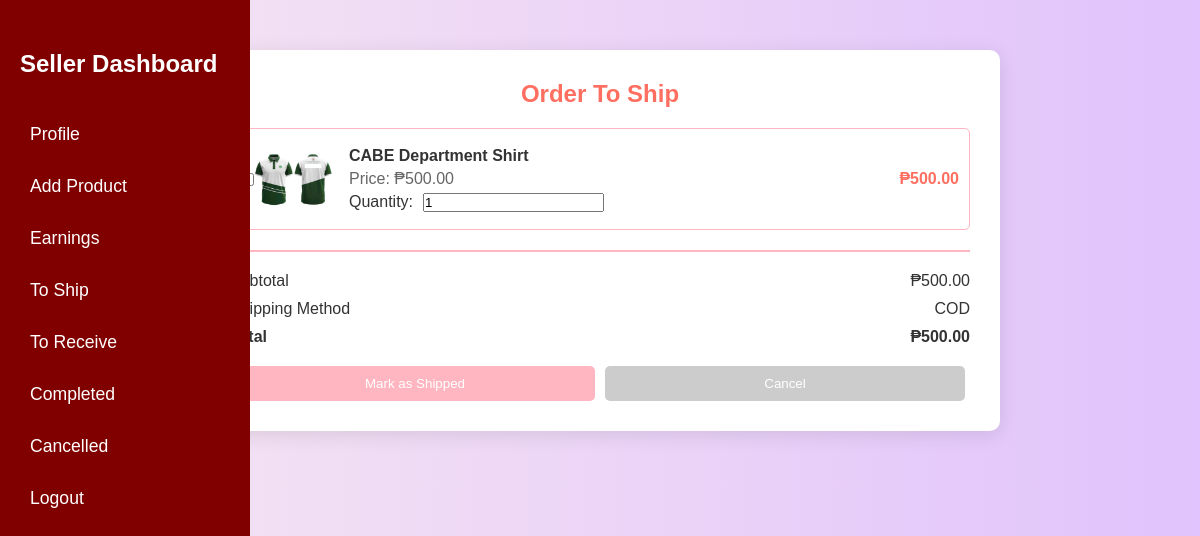
Screenshot of /seller/toShip.php with the database file from the repository.
### tables this page shows
CREATE TABLE `orders` (
  `id` int(11) NOT NULL,
  `item_name` varchar(255) NOT NULL,
  `quantity` int(11) NOT NULL,
  `item_price` decimal(10,2) NOT NULL,
  `order_status` enum('to ship','cancel','to receive','delivered') NOT NULL DEFAULT 'to ship',
  `created_at` timestamp NOT NULL DEFAULT current_timestamp(),
  `item_picture` varchar(255) NOT NULL,
  `buyer_id` int(11) NOT NULL
);

### db/dbcon.php (called while the page is built, shortened)
<?php
class Database
{
    private $host = 'localhost';
    private $username = 'root';
    private $password = '';
    private $dbname = 'smartmarket';
    private $conn;
    private function connect()
    {
        $this->conn = new mysqli($this->host, $this->username, $this->password, $this->dbname);
    }
    public function getConnection()
    {
        return $this->conn;
    }
}
?>

### db/Seller.php (called while the page is built, shortened)
<?php
require_once __DIR__ . '/dbcon.php';
class DatabaseConnection {
    private $conn;
    public function __construct() {
        $database = new Database();
        $this->conn = $database->getConnection();
    }
    public function getConnection() {
        return $this->conn;
    }
}
class OrderManager {
    private $conn;
    public function __construct(DatabaseConnection $dbConnection) {
        $this->conn = $dbConnection->getConnection();
    }
    public function getShipOrder() {
        $query = "SELECT * FROM orders WHERE order_status = 'to ship' ORDER BY created_at DESC";
        $stmt = $this->conn->prepare($query);
        $stmt->execute();
        $result = $stmt->get_result();
        return $result->fetch_all(MYSQLI_ASSOC);
    }
}
class Market {
    private $orderManager;
    public function __construct() {
        $this->databaseConnection = new DatabaseConnection();
        $this->orderManager = new OrderManager($this->databaseConnection);
    }
    public function getShip() {
        return $this->orderManager->getShipOrder();
    }
    public function calculateTotalAmount($itemPrice, $itemQuantity) {
        return $itemPrice * $itemQuantity;
    }
}
?>

### seller/toShip.php (the view, shortened to what this page needs)
<?php
require_once '../db/Seller.php';
$orderManager = new Market();
$orders = $orderManager->getShip();
?>
<!DOCTYPE html>
<html lang="en">
<head>
    <link rel="stylesheet" href="../css/toship.css"/>
</head>
<body>
<?php include('../sidebar/sidebar.php'); ?>
    <div class="cart-container">
        <div class="cart-title">Order To Ship</div>
        <form method="POST" action="">
            <?php foreach ($orders as $order): ?>
                <div class="cart-item">
                    <img src="<?php echo htmlspecialchars($order['item_picture']); ?>" alt="Product Image">
                    <div class="item-details">
                        <h4><?php echo htmlspecialchars($order['item_name']); ?></h4>
                        <p>Price: ₱<?php echo htmlspecialchars(number_format($order['item_price'], 2)); ?></p>
                        <div class="item-quantity">
                            <label for="quantity_<?php echo $order['id']; ?>">Quantity:</label>
                            <input type="number" id="quantity_<?php echo $order['id']; ?>" name="quantity[]" value="<?php echo htmlspecialchars($order['quantity']); ?>" min="1" readonly>
                        </div>
                    </div>
                    <div class="item-price">₱<?php echo htmlspecialchars(number_format($orderManager->calculateTotalAmount($order['item_price'], $order['quantity']), 2)); ?></div>
                </div>
            <?php endforeach; ?>
            <div class="cart-summary">
                <div class="summary-item">
                    <span>Subtotal</span>
                    <span>₱<?php echo htmlspecialchars(number_format(array_sum(array_map(function($order) use ($orderManager) {
                        return $orderManager->calculateTotalAmount($order['item_price'], $order['quantity']);
                    }, $orders)), 2)); ?></span>
                </div>
                <div class="summary-item">
                    <span>Shipping Method</span>
                    <span>COD</span>
                </div>
                <div class="summary-item" style="font-weight: bold;">
                    <span>Total</span>
                    <span>₱<?php echo htmlspecialchars(number_format(array_sum(array_map(function($order) use ($orderManager) {
                        return $orderManager->calculateTotalAmount($order['item_price'], $order['quantity']);
                    }, $orders)), 2)); ?></span>
                </div>
            </div>
            <div class="action-buttons">
                <button type="submit" name="action" value="ship" class="ship-btn">Mark as Shipped</button>
                <button type="submit" name="action" value="cancel" class="cancel-btn">Cancel</button>
            </div>
        </form>
    </div>
</body>
</html>

### css/toship.css (style rules this page uses)
* { margin: 0; padding: 0; box-sizing: border-box; }
body { font-family: 'Arial', sans-serif; background: linear-gradient(to right, #f8e7f1, #e0c3fc); color: #333; }
.cart-container { max-width: 800px; margin: 50px auto; background-color: white; border-radius: 10px; padding: 30px; box-shadow: 0 4px 20px rgba(0, 0, 0, 0.1); }
.cart-title { font-size: 24px; font-weight: bold; margin-bottom: 20px; text-align: center; color: #ff6f61; }
.cart-item { display: flex; align-items: center; margin-bottom: 15px; padding: 10px; border: 1px solid #ffb6c1; border-radius: 5px; transition: transform 0.2s; }
.cart-item img { width: 80px; height: 80px; margin-right: 15px; border-radius: 5px; }
.item-details { flex: 1; }
.item-details h4 { margin-bottom: 5px; color: #333; }
.item-details p { margin-bottom: 5px; color: #666; }
.item-price { font-weight: bold; color: #ff6f61; }
.item-quantity { display: flex; align-items: center; }
.item-quantity label { margin-right: 10px; }
.cart-summary { margin-top: 20px; border-top: 2px solid #ffb6c1; padding-top: 10px; }
.summary-item { display: flex; justify-content: space-between; margin: 10px 0; }
.summary-item span { font-size: 16px; }
.action-buttons { display: flex ; justify-content: space-between; margin-top: 20px; }
.ship-btn, .cancel-btn { background-color: #ffb6c1; color: white; border: none; border-radius: 5px; padding: 10px 15px; cursor: pointer; transition: background-color 0.3s ease, transform 0.2s ease; flex: 1; margin: 0 5px; }
.cancel-btn { background-color: #ccc; }

### sidebar/sidebar.css (style rules this page uses)
* { margin: 0; padding: 0; box-sizing: border-box; }

### rows the page displays
orders: item_picture (picture), item_name "CABE Department Shirt", item_price "500.00", quantity "1"
